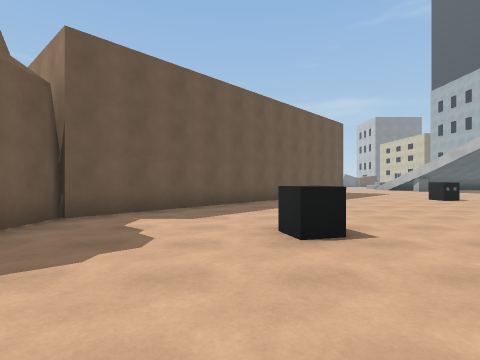
view 1 (above)

24 first-person views from a walk through a 3-D level made in the Unity game engine. The camera is 1.3 m above the floor, looks level and sees 80° across. The floor is counted in squares, 2 m on a side. Each view is taken from the middle of a square. On the plan, view 1 faces up. The plan holds only what a view shows up to about 9 squares ahead; the rest is blank. The place goes on beyond the plan. The player is left out. Surface patterns are stand-ins for the level's own textures.

view 2
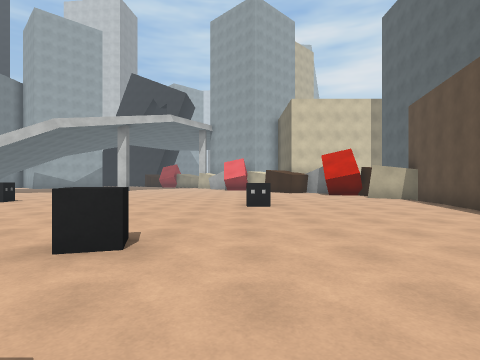

view 3
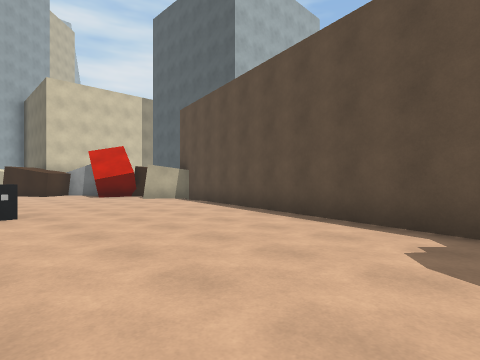

view 4
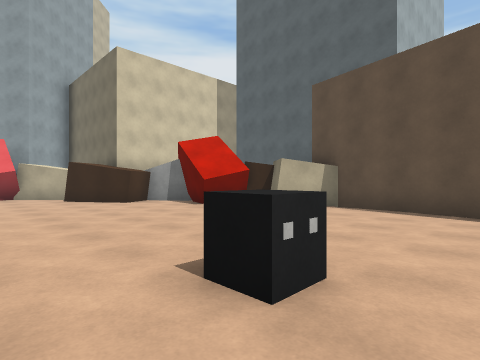

view 5
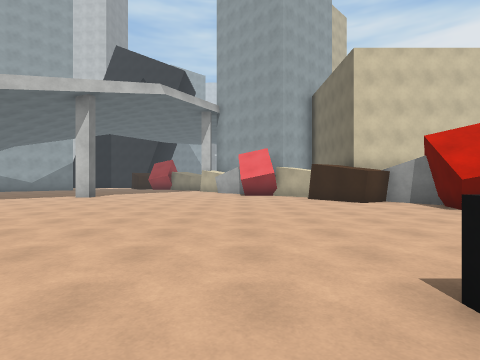

view 6
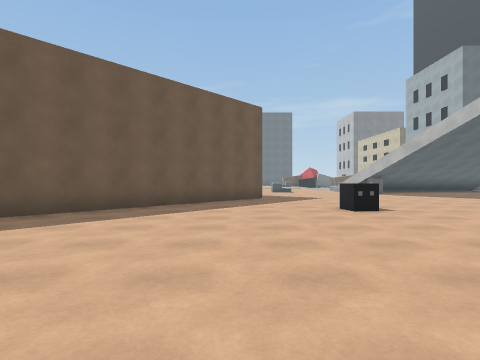

view 7
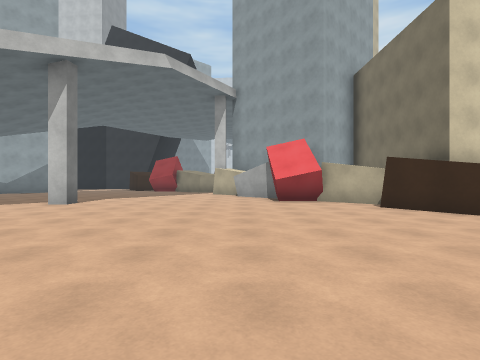

view 8
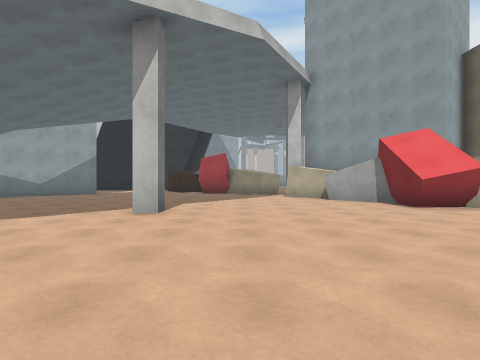

view 9
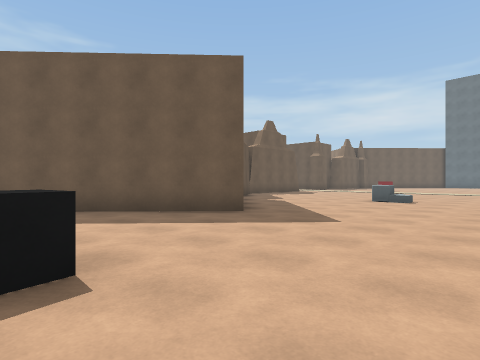

view 10
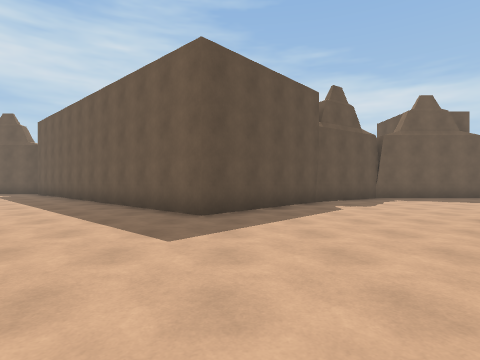

view 11
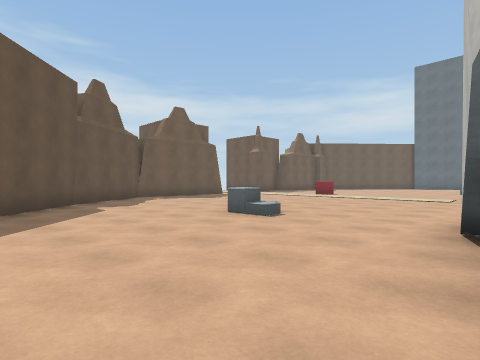

view 12
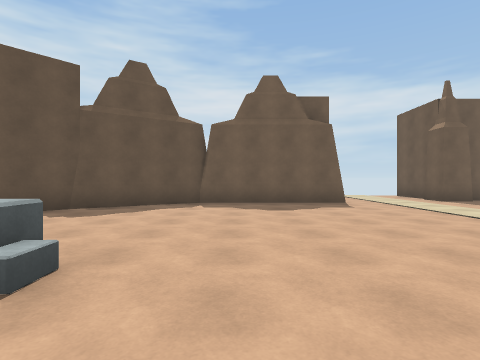

view 13
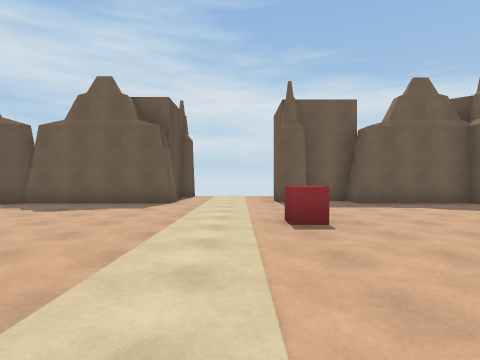

view 14
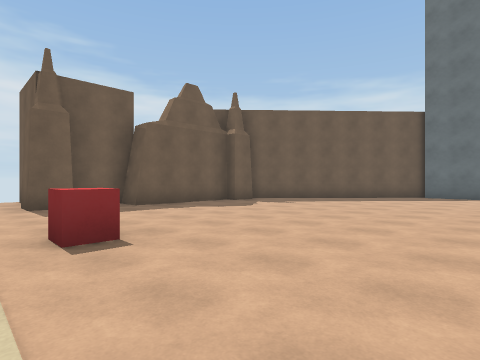

view 15
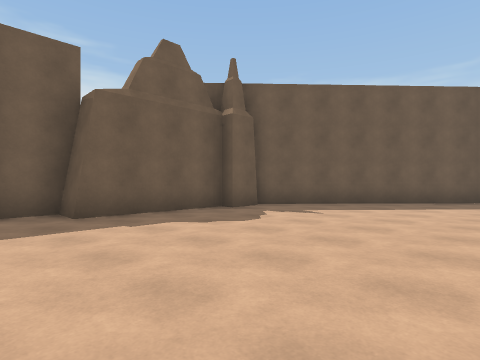

view 16
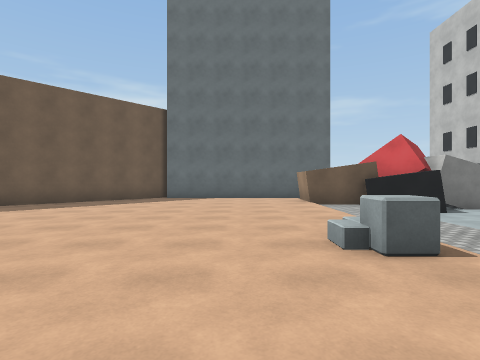

view 17
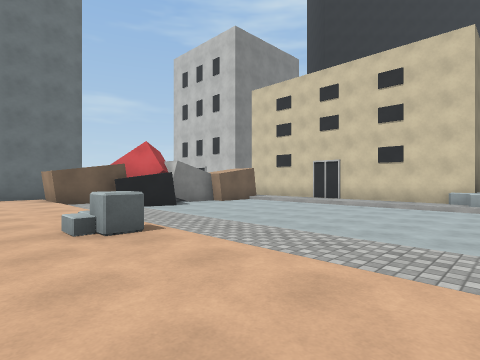

view 18
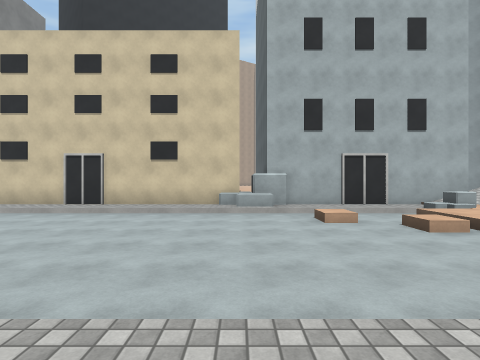

view 19
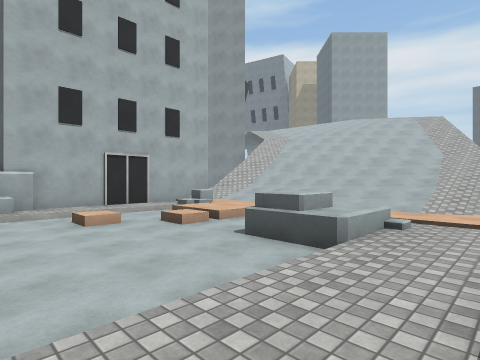

view 20
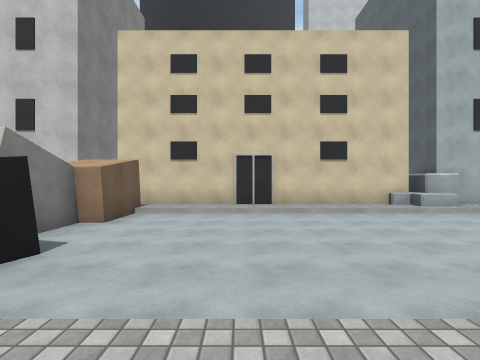

view 21
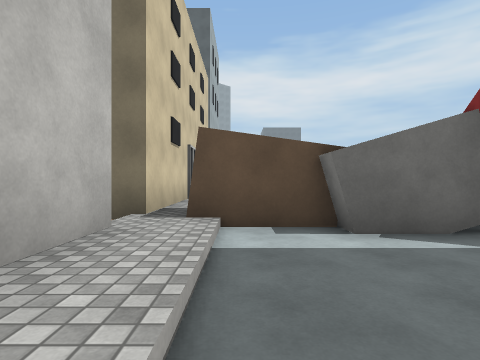

view 22
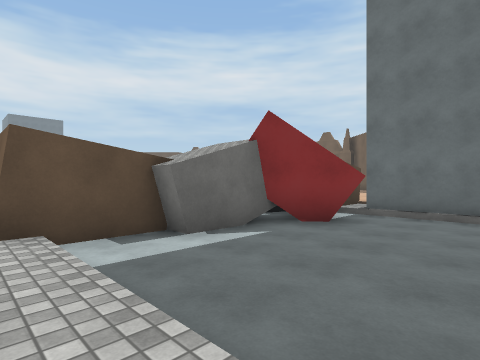

view 23
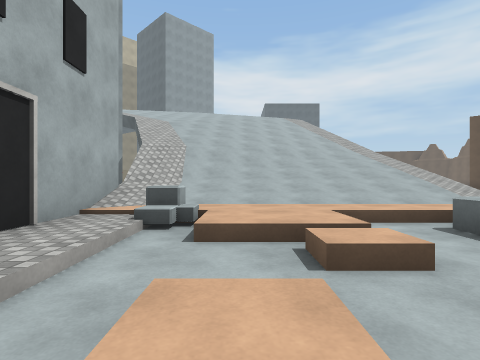

view 24
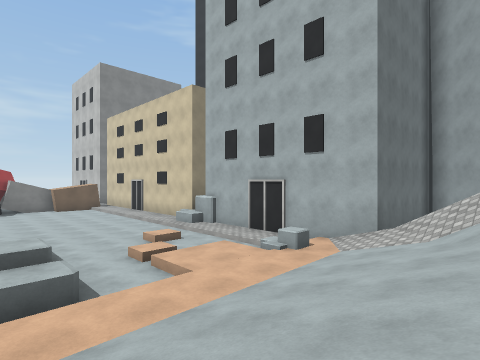

### Floor plan
Key: @ floor where view 1 was taken; # wall or solid block; . main floor; - floor 0.25 m lower than the main floor; _ floor 0.5 m lower than the main floor; / step, stairs or slope; R rock; O other object.
Columns run from 4 left of view 1 to 21 right of it. Each row starts with its distance up from view 1.
 40                 _____-
 39               #______-
 38        ##   ###______-#
 37       ##.   ./- #____-#
 36       #......########--
 35      ##....../-##__##-#
 34     ##.......//______-#
 33     #........//______-#
 32    ##........//______-#
 31    #.........//______-#
 30    #........///______-#
 29    #........R//______-#
 28    #.........//______-##
 27 ####.........//______RR#
 26  ............//______RR
 25    ..........//____._-#
 24    ..........//R/_/__-#
 23    ..........// /_//_-#
 22    #.........///__..R-#
 21    #........../../.../####
 20    #..........////////
 19    ##.........////////.
 18     #.....R...////////.
 17     ##......../////
 16      ##.......//
 15       ##.......
 14        ##......      ..
 13        ##.....      ...
 12       ##........   ....
 11      ##......... ......
 10      #................
  9     ##.....O.......#...
  8    ##..................
  7   ##...................
  6  ##....................
  5  #.....................
  4  #...O.................
  3   ...O..............###
  2   .......O..........#
  1    .................#
  0    .@............####
 -1    .............##
 -2    #......... ####
 -3    ######...# #
 -4         ######

Where each view was taken, in squares from view 1:
view 1: 0 up, 0 right, facing up
view 2: 2 up, 2 left, facing right
view 3: 2 up, 1 left, facing down-right
view 4: 3 up, 4 right, facing down-right
view 5: 3 up, 4 right, facing right
view 6: 3 up, 4 right, facing up
view 7: 4 up, 7 right, facing right
view 8: 7 up, 9 right, facing right
view 9: 9 up, 9 right, facing up-left
view 10: 14 up, 10 right, facing left
view 11: 14 up, 10 right, facing up-left
view 12: 20 up, 8 right, facing left
view 13: 25 up, 8 right, facing left
view 14: 25 up, 7 right, facing up-left
view 15: 27 up, 5 right, facing up-left
view 16: 27 up, 7 right, facing up
view 17: 26 up, 7 right, facing up-right
view 18: 27 up, 9 right, facing right
view 19: 27 up, 9 right, facing down-right
view 20: 32 up, 9 right, facing right
view 21: 40 up, 16 right, facing down
view 22: 40 up, 17 right, facing down-left
view 23: 26 up, 15 right, facing down
view 24: 18 up, 11 right, facing up-right
